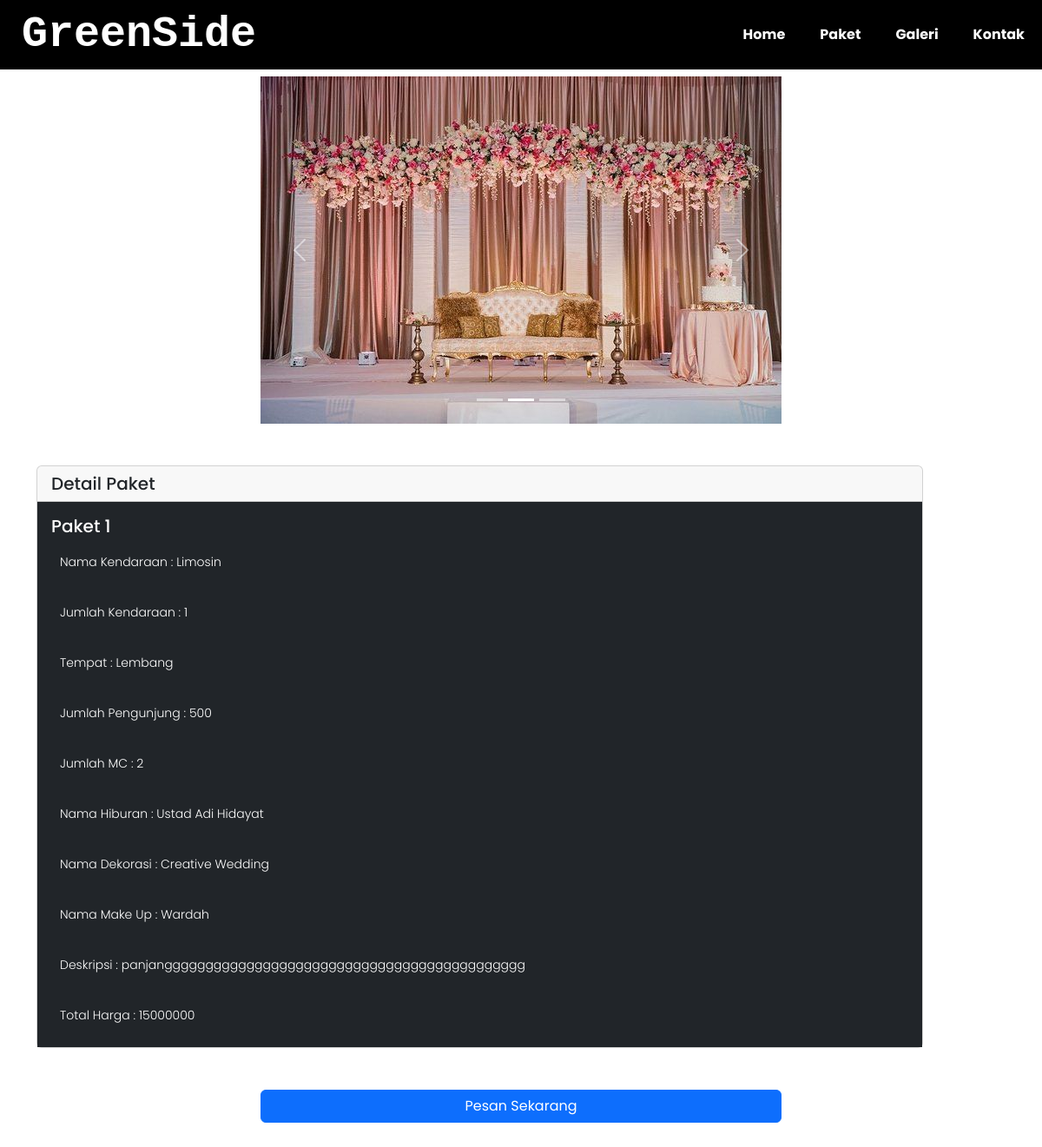
The page /index.php/Paket/Detail/1 on the database its author committed.
### tables this page shows
CREATE TABLE `paket` (
  `IdPaket` int(5) NOT NULL,
  `nama_kendaraan` varchar(50) NOT NULL,
  `jumlah_kendaraan` int(5) NOT NULL,
  `tempat` varchar(50) NOT NULL,
  `jumlah_pengunjung` int(5) NOT NULL,
  `jumlah_mc` int(5) NOT NULL,
  `nama_hiburan` varchar(50) NOT NULL,
  `nama_dekorasi` varchar(50) NOT NULL,
  `nama_makeup` varchar(50) NOT NULL,
  `namapaket` varchar(50) NOT NULL,
  `deskripsi` varchar(50) NOT NULL,
  `harga` int(50) NOT NULL,
  `keterangan` enum('indoor','outdoor') NOT NULL
);

### application/controllers/Paket.php (called while the page is built, shortened)
<?php
class Paket extends CI_Controller
{
    function __construct()
    {
        $this->load->model('Paket_model');
    }
    public function detail($IdPaket)
    {
        $data['item'] = $this->Paket_model->getDetailPaket($IdPaket);
        $this->load->view('DetailPaket', $data);
    }
}

### index.php (called while the page is built, shortened)
<?php
require_once BASEPATH.'core/CodeIgniter.php';

### application/models/Paket_model.php (called while the page is built, shortened)
<?php
class Paket_model extends CI_Model
{
    public function getDetailPaket($IdPaket)
    {
        $this->db->where('IdPaket', $IdPaket);
        return $this->db->get('paket')->row();
    }
}

### application/views/DetailPaket.php (the view, shortened to what this page needs)
<!DOCTYPE html>
<html lang="en">
<head>
    <link rel="stylesheet" href="<?php echo base_url('asset/css/global.css') ?>">
    <link rel="stylesheet" href="https://cdn.jsdelivr.net/npm/@fortawesome/fontawesome-free@5.15.4/css/fontawesome.min.css">
    <link rel="stylesheet" href="	https://cdn.jsdelivr.net/npm/bootstrap@5.3.2/dist/css/bootstrap.min.css">
    <link href="../assets/dist/css/bootstrap.min.css" rel="stylesheet">
    <section class="sticky-top">
        <nav>
            <div class="wrapper">
                <div class="logo">
                    <a href="">GreenSide</a>
                </div>
                <div class="menu">
                    <ul>
                        <li><a href="<?php echo base_url('index.php/Home') ?>" class="tbl-biru">Home</a></li>
                        <li><a href="<?php echo base_url('index.php/Paket') ?>" class="tbl-biru">Paket</a></li>
                        <li><a href="<?php echo base_url('index.php/Home/Gallery') ?>" class="tbl-biru">Galeri</a></li>
                        <li><a href="<?php echo base_url('index.php/Home/Kontak') ?>" class="tbl-biru">Kontak</a></li>
                    </ul>
                </div>
            </div>
        </nav>
    </section>
</head>
<body>
    <section>
        <center>
            <div id="carouselExampleIndicators" class="carousel slide" data-bs-ride="carousel" style="width: 50%;">
                <div class="carousel-indicators">
                    <button type="button" data-bs-target="#carouselExampleIndicators" data-bs-slide-to="0" class="active" aria-current="true" aria-label="Slide 1"></button>
                    <button type="button" data-bs-target="#carouselExampleIndicators" data-bs-slide-to="1" aria-label="Slide 2"></button>
                    <button type="button" data-bs-target="#carouselExampleIndicators" data-bs-slide-to="2" aria-label="Slide 3"></button>
                </div>
                <div class="carousel-inner">
                    <div class="carousel-item" data-bs-interval="2000">
                        <img src="./src/assets/images/paket1.jpg" class="d-block w-100" alt="...">
                    </div>
                </div>
                <button class="carousel-control-prev" type="button" data-bs-target="#carouselExampleIndicators" data-bs-slide="prev">
                    <span class="carousel-control-prev-icon" aria-hidden="true"></span>
                </button>
                <button class="carousel-control-next" type="button" data-bs-target="#carouselExampleIndicators" data-bs-slide="next">
                    <span class="carousel-control-next-icon" aria-hidden="true"></span>
                </button>
            </div>
        </center>
        <div class="container">
            <div class="row align-items-center my-5">
                <div class="col-lg-11   ">
                    <div class="card ">
                        <h5 class="card-header">Detail Paket</h5>
                        <div class="card-body text-white bg-dark">
                            <?php if (isset($item) && $item) { ?>
                                <h5 class="card-title"><?php echo $item->namapaket; ?></h5>
                                <p class="card-text">Nama Kendaraan : <?php echo $item->nama_kendaraan; ?></p>
                                <p class="card-text">Jumlah Kendaraan : <?php echo $item->jumlah_kendaraan; ?></p>
                                <p class="card-text">Tempat : <?php echo $item->tempat; ?></p>
                                <p class="card-text">Jumlah Pengunjung : <?php echo $item->jumlah_pengunjung; ?></p>
                                <p class="card-text">Jumlah MC : <?php echo $item->jumlah_mc; ?></p>
                                <p class="card-text">Nama Hiburan : <?php echo $item->nama_hiburan; ?></p>
                                <p class="card-text">Nama Dekorasi : <?php echo $item->nama_dekorasi; ?></p>
                                <p class="card-text">Nama Make Up : <?php echo $item->nama_makeup; ?></p>
                                <p class="card-text">Deskripsi : <?php echo $item->deskripsi; ?></p>
                                <p class="card-text">Total Harga : <?php echo $item->harga; ?></p>
                            <?php } else { ?>
                                <p>Data tidak tersedia</p>
                            <?php } ?>
                        </div>
                    </div>
                </div>
            </div>
        </div>
        <div class="d-grid gap-2 col-6 mx-auto" style="padding-bottom: 100px;">
            <a href="<?php echo base_url('Index.php/Sewa/index/' . $item->IdPaket) ?>" class="btn btn-primary">Pesan Sekarang</a>
        </div>
    </section>
</body>
</html>

### asset/css/global.css (style rules this page uses)
* { margin: 0; padding: 0; font-family: "Poppins", sans-serif; }
.wrapper { width: 15000px; margin: auto; position: static; background-color: black; }
.logo a { font-size: 50px; font-weight: 800; font-family: "Courier New", Courier; color: rgb(255, 255, 255); float: left; padding-left: 25px; }
.menu { float: right; display: flex; justify-content: space-between; align-items: center; }
nav { width: 100%; margin: auto; display: flex; line-height: 80px; position: sticky; top: 0; }
nav ul { list-style-type: none; margin: 0; padding: 0; overflow: hidden; }
nav ul li { float: left; }
nav ul li a { color: white; font-weight: bold; text-align: center; padding: 0px 20px 0px 20px; text-decoration: none; }
p { color: #696969; font-size: 14px; font-weight: 300; line-height: 22px; padding: 10px; }
.row { margin-top: 5%; display: flex; justify-content: space-between; }
.wrapper .logo a { text-decoration: none; }
.card p { color:rgb(255, 255, 255); }

### rows shown on the page
paket: namapaket "Paket 1", nama_kendaraan "Limosin", jumlah_kendaraan "1", tempat "Lembang", jumlah_pengunjung "500", jumlah_mc "2", nama_hiburan "Ustad Adi Hidayat", nama_dekorasi "Creative Wedding", nama_makeup "Wardah", deskripsi "panjangggggggggggggggggggggggggggggggggggggggggggg", harga "15000000"
